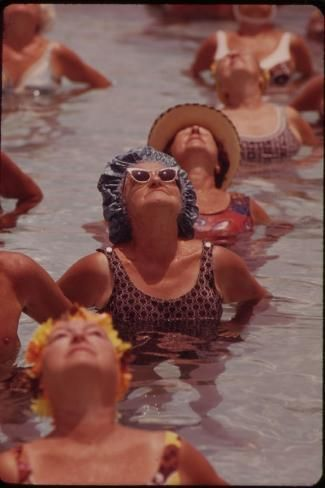
#> input picture unit-1/pproject1/Vintage/01_VintagePhoto1.jpeg, 325 x 488 px, found by its file name
$ python algo1.py 01_VintagePhoto1.jpeg Vintage
#> lines starting #> are read from the running program, lines starting #| are printed output that depends on the picture
import sys
from PIL import Image

# # I want to tell this algo to resize up to 3 images to a square 600x600
# Choose an image, named by the user, from within "vintage" folder
# Choose an image, named by the useer, from within a new folder

# ChosenImage = sys.argv [1]
# ChosenFolder = sys.argv [2]
# Image.open(ChosenImage)

# ChosenImage = img.resize((600, 600))

# new_img.save(f"{ChosenFolder}/resized_image.png")

# I'm getting this error : as-MacBook-Air:pproject1 a.naniwilliams$ python3 algo1.py 01_VintagePhoto1.jpeg Vintage
# Traceback (most recent call last):
#   File "/Users/a.naniwilliams/fa-24-ITC/unit-1/pproject1/algo1.py", line 11, in <module>
#     Image.open(ChosenImage)
#   File "/Users/a.naniwilliams/Library/Python/3.9/lib/python/site-packages/PIL/Image.py", line 3431, in open
#     fp = builtins.open(filename, "rb")

# So image is not defined? Chat recommended: img = Image.open(ChosenImage)

# from PIL import Image
# import sys

# # Get the image file and destination folder from command line arguments
# ChosenImage = sys.argv[1]
# ChosenFolder = sys.argv[2]

# # Open the chosen image and store it in the variable 'img'
# img = Image.open(ChosenImage)

# # Resize the image to specific dimensions (600x600 in this case)
# ChosenImage = img.resize((600, 600))

# # Save the resized image to the chosen folder
# img.save(f"{ChosenFolder}/resized_image.png")

# So I ran this: python3 algo1.py Vintage/01_VintagePhoto1.jpeg Vintage
# 1- putting 'Vintage/' in fron tallows th command to open the subfolder
# 2- This ran with the code above but the output was not resized

# Get the image file and destination folder from command line arguments
ChosenImage = sys.argv[1]
ChosenFolder = sys.argv[2]

# Open the chosen image and store it in the variable 'img'
img = Image.open(ChosenImage)
#> img is the input picture: PIL image 325x488 RGB; mean R, G, B 126.1, 85.1, 79.6

# Get the dimensions of the original image
width, height = img.size
#> width = 325; height = 488

# Define the crop box (centered cropping to a square)
crop_size = min(width, height)  # Ensure the crop is square
#> crop_size = 325
left = (width - crop_size) // 2
#> left = 0
top = (height - crop_size) // 2
#> top = 81
right = (width + crop_size) // 2
#> right = 325
bottom = (height + crop_size) // 2
#> bottom = 406

# Crop the image to the square dimensions
cropped_img = img.crop((left, top, right, bottom))
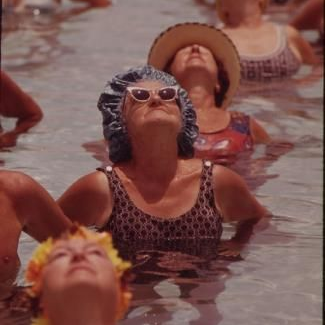
#> cropped_img: PIL image 325x325 RGB; mean R, G, B 124.1, 83.7, 78.6

# Resize the cropped image to specific dimensions (600x600)
ChosenImage = cropped_img.resize((600, 600))

# Save the resized image to the chosen folder
ChosenImage.save(f"{ChosenFolder}/resized_image.png")

$ run again, with unit-1/pproject1/Vintage/03_VintagePhoto3.jpeg copied over unit-1/pproject1/Vintage/01_VintagePhoto1.jpeg
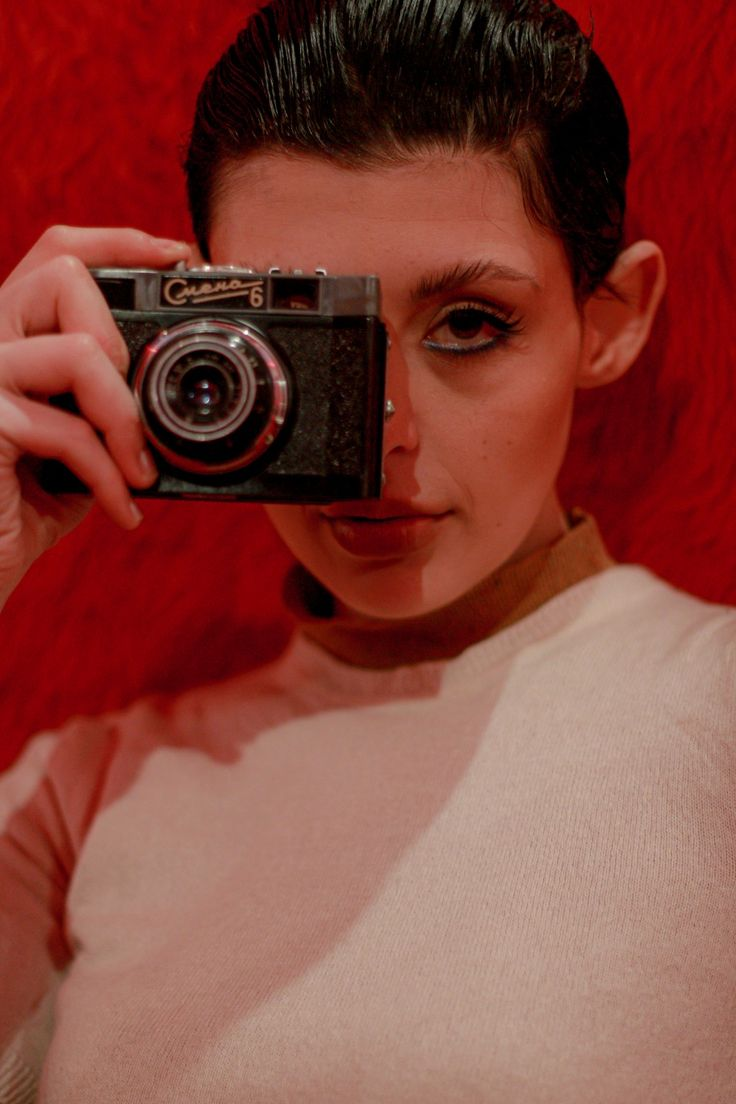
#> input picture unit-1/pproject1/Vintage/03_VintagePhoto3.jpeg, 736 x 1104 px, found by its file name
#> img is the input picture: PIL image 736x1104 RGB; mean R, G, B 133, 67, 57.6
#> `cropped_img = img.crop((left, top, right, bottom))`:
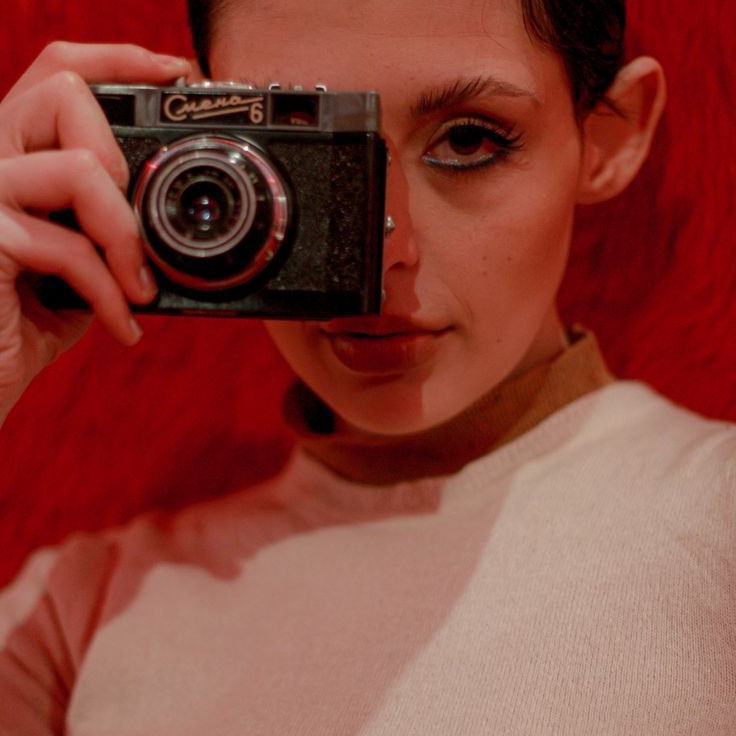
#> cropped_img: PIL image 736x736 RGB; mean R, G, B 135.5, 65.8, 55.9

$ run again, with unit-1/pproject1/Vintage/04_VintagePhoto4DR.jpeg copied over unit-1/pproject1/Vintage/01_VintagePhoto1.jpeg
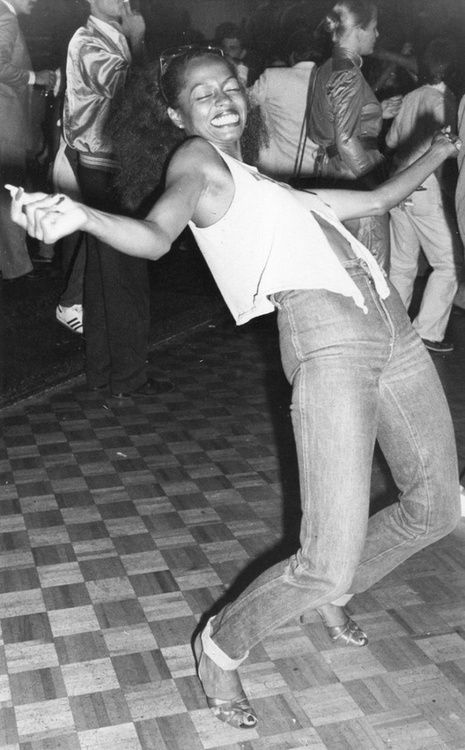
#> input picture unit-1/pproject1/Vintage/04_VintagePhoto4DR.jpeg, 465 x 750 px, found by its file name
#> img is the input picture: PIL image 465x750 RGB; min 2, max 255, mean 118.4
#> `cropped_img = img.crop((left, top, right, bottom))`:
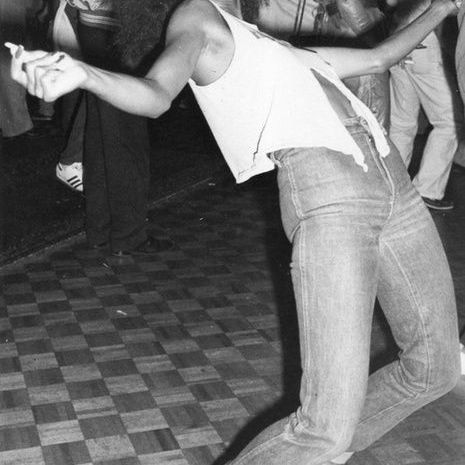
#> cropped_img: PIL image 465x465 RGB; min 2, max 255, mean 114.5
